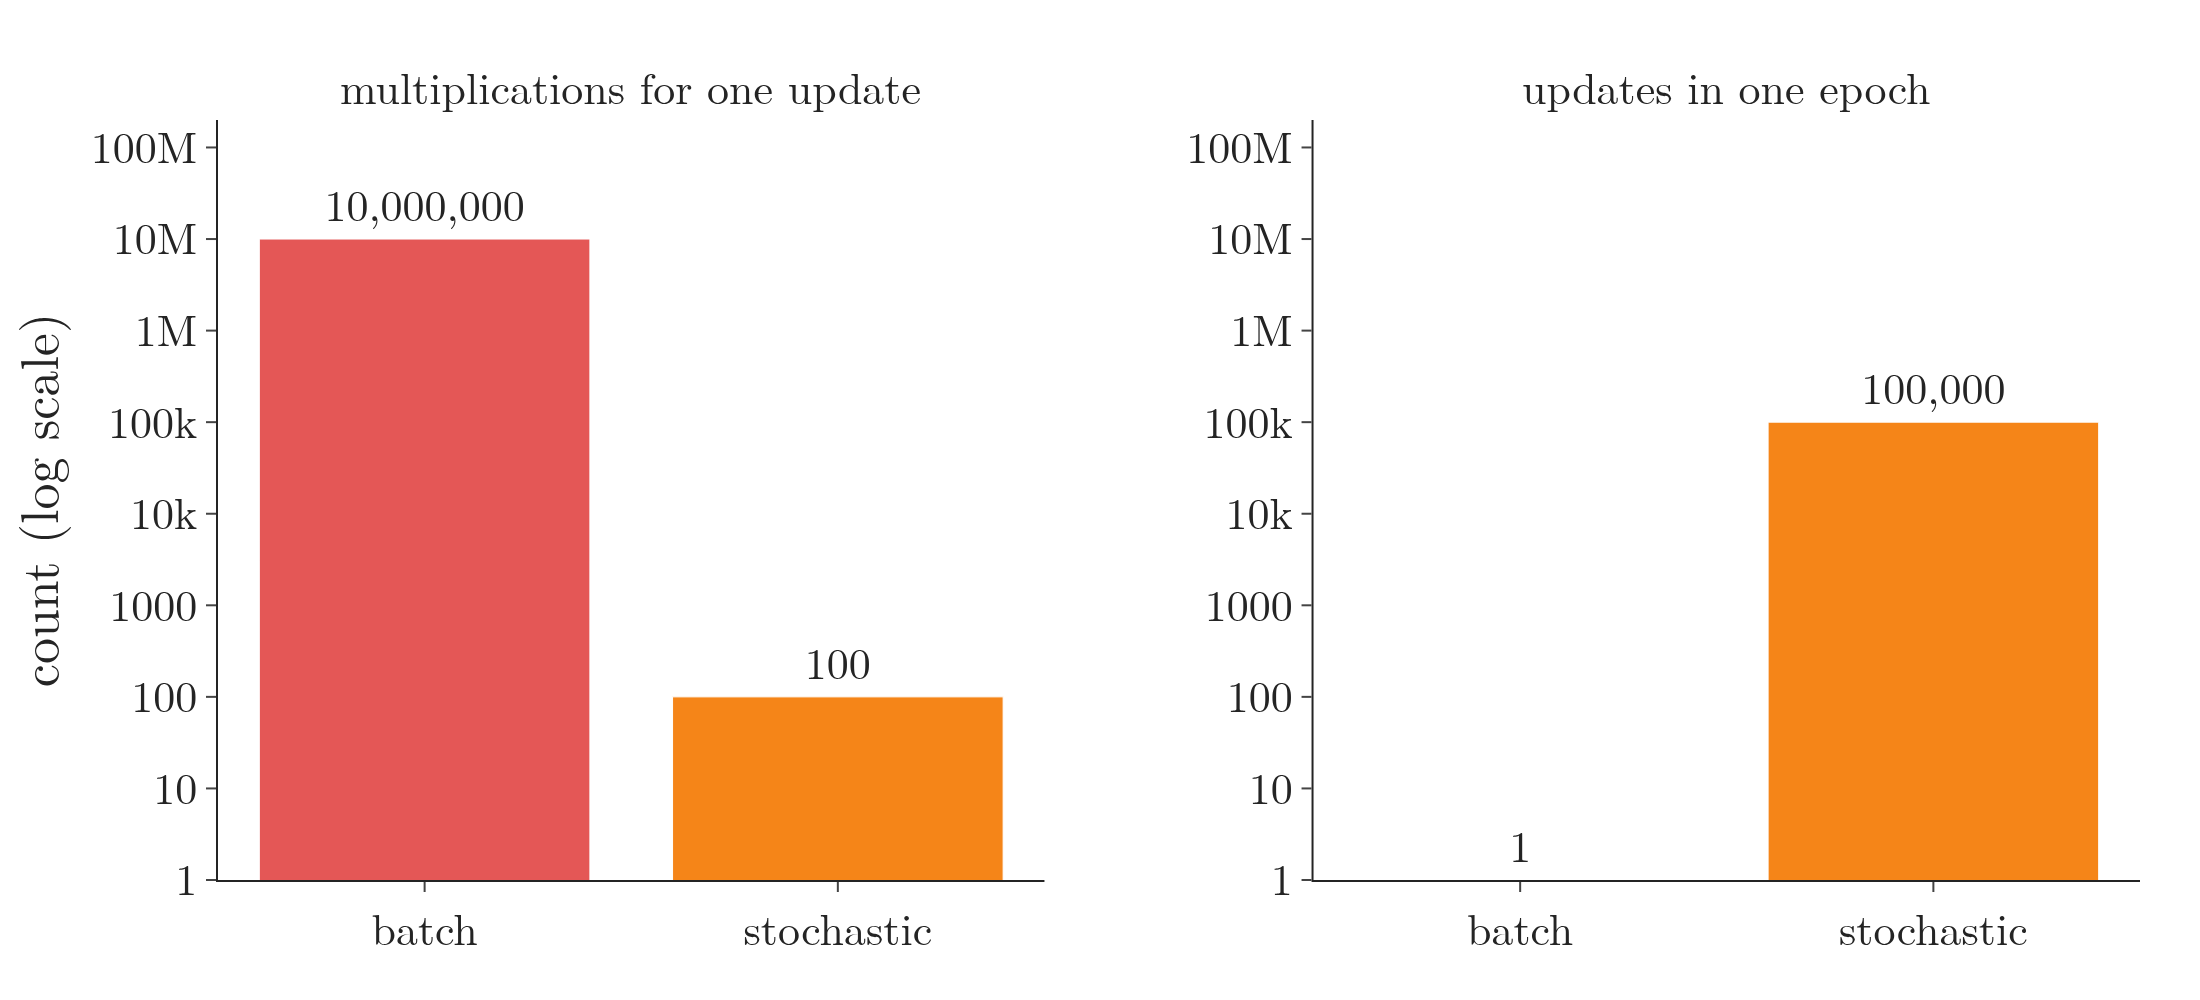

Reproduce this figure in Python.
"""The cost of one update (Plotly), for the Note's example of 100,000 observations, 100 features and 1,000 epochs.
Left: multiplications per update: batch reads every row (10^7), SGD one row (100). Right: updates per epoch: batch 1,
SGD 100,000. Per epoch both read the whole table once; SGD turns that work into 100,000 small steps instead of one."""
from pathlib import Path
import plotly.graph_objects as go
from plotly.subplots import make_subplots
from gifkit import FONT, ORANGE, RED

here = Path(__file__).parent
n, m, epochs = 100_000, 100, 1_000
assert n * m * epochs == 10 ** 10
fig = make_subplots(1, 2, horizontal_spacing=0.14,
                    subplot_titles=["multiplications for one update", "updates in one epoch"])
fig.update_annotations(font_size=22)
for col, vals in ((1, [n * m, m]), (2, [1, n])):
    fig.add_trace(go.Bar(x=["batch", "stochastic"], y=vals, marker_color=[RED, ORANGE],
                         text=[f"{v:,}" for v in vals], textposition="outside", textfont=dict(size=22)), 1, col)
    fig.update_yaxes(type="log", range=[0, 8.3], row=1, col=col)
fig.update_yaxes(title="count (log scale)", row=1, col=1)
fig.update_layout(template="simple_white", width=1100, height=500, font=FONT, showlegend=False,
                  margin=dict(l=90, r=30, t=60, b=60))
fig.write_image(here / "cost_bars.png", scale=2)
